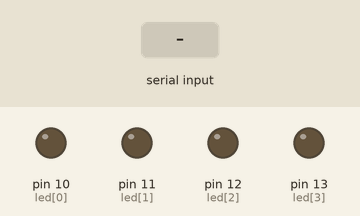
This sketch was run on a simulated Arduino Uno, built with avr-gcc and run on an emulated ATmega328P. On the bench: output pins drawn as LEDs (lit = HIGH). Dashed ring = blinking. The inputs (shaded band) are chosen by the test bench.

Above: at 1.2 s.
1.3 s: "90,45\n" received over Serial
At 1.71 s:
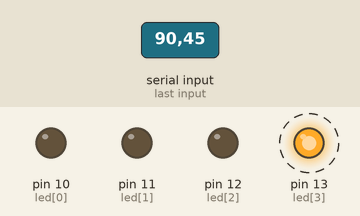
4.3 s: "30,150\n" received over Serial
At 4.52 s:
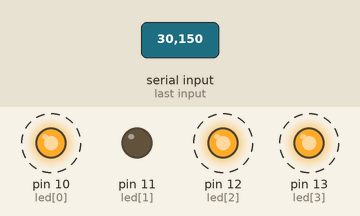
7.3 s: "200\n" received over Serial
At 7.74 s:
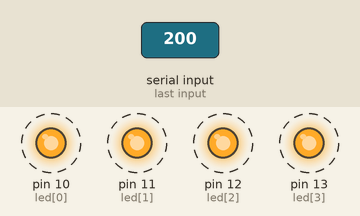
10.3 s: "90,45\n" received over Serial
At 10.56 s:
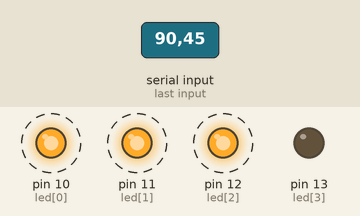
13.3 s: "30,150\n" received over Serial
At 13.77 s:
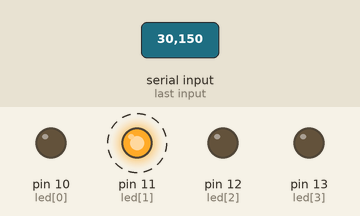
Timing chart, 0 to 17.3 s (numbered marks = the images above; inputs shaded):
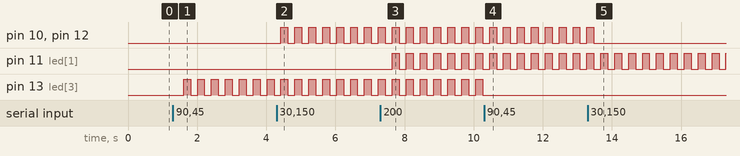

Measured:
- after the input at 1.3 s, pin 13 (led[3]): alternates HIGH for 0.20 s and LOW for 0.20 s, starting after 0.31 s
- after the input at 4.3 s, pin 10 (led[0]), pin 12 (led[2]): alternates HIGH for 0.20 s and LOW for 0.20 s, starting after 0.13 s
- after the input at 7.3 s, pin 11 (led[1]): alternates HIGH for 0.20 s and LOW for 0.20 s, starting after 0.34 s
- after the input at 10.3 s, pin 13 (led[3]): stops changing and stays LOW
- after the input at 13.3 s, pin 10 (led[0]), pin 12 (led[2]): goes on until 13.5 s, then stays LOW

The sketch:

P49-1_4_LED_keyboard_int_dim_blink_change.ino
```cpp
/*
*P47-1
*設計Arduino 程式，從Arduino 板接收電腦訊息控制LED 閃爍與暗。按鍵0、1、2、3
*分別控制四個LED 狀態在閃爍與暗之間變化。
*/

#define BLINK_INTERVAL 200 //ms

const uint8_t led[4] = {10,11,12,13};
                        //左              右
bool led_state[4] = {0,0,0,0}; //分別紀錄4個LED狀態
bool led_blink_state = 0;
unsigned long last_blink = 0;

void setup()
{
	Serial.begin(9600);

	for(int i=0;i<4;i++) pinMode(led[i], OUTPUT);
	for(int i=0;i<4;i++) digitalWrite(led[i], LOW);
}

void loop()
{
	if(Serial.available() > 0)
	{
		char c = Serial.read();
		int n = (int)(c-'0');
		if(n>=1 && n<=4) led_state[n-1] = !led_state[n-1];
	}

	unsigned long now = millis();
	if(now-last_blink > BLINK_INTERVAL) //每隔固定時間檢查是否超過閃爍的interval
	{
		for(int i=0;i<4;i++) digitalWrite(led[i], led_blink_state & led_state[i]);
		last_blink = now; //更新最後一次執行時間
		led_blink_state = !led_blink_state; //LED狀態反轉
	}
}
```
